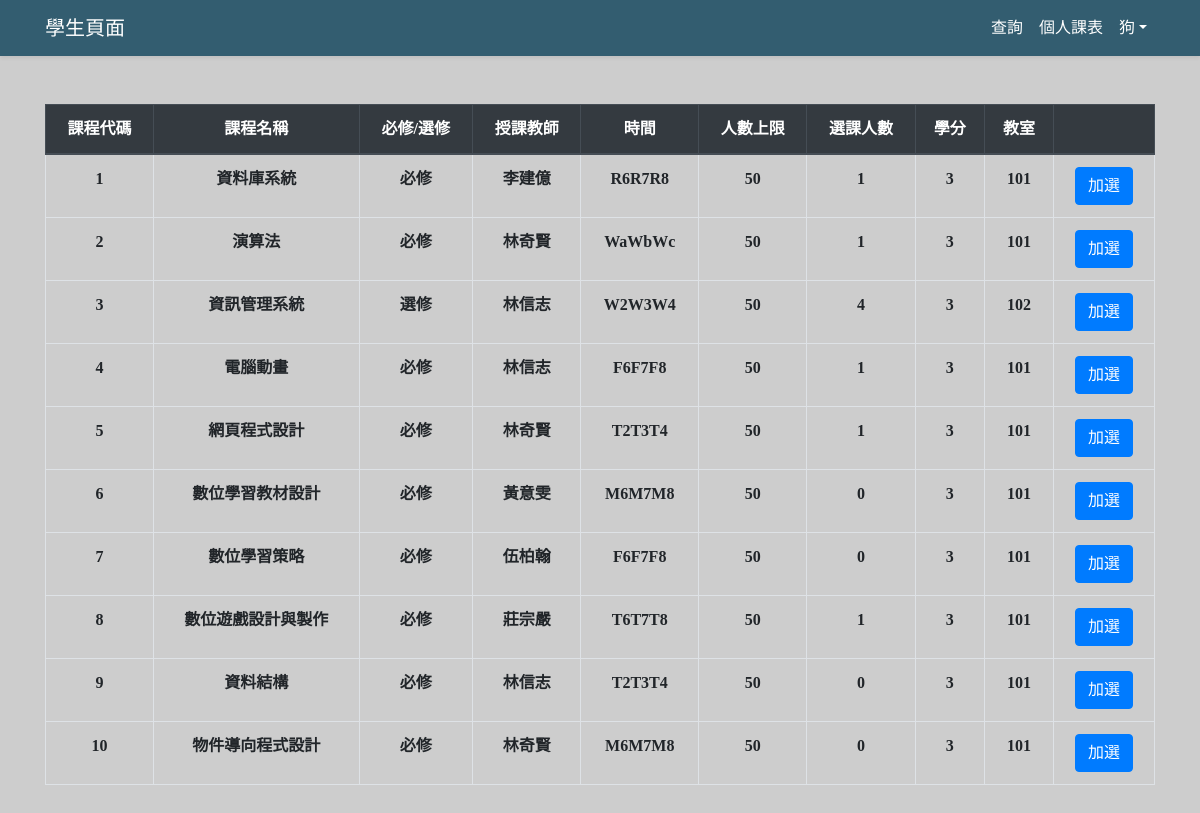
Page /student.php (signed in) on the committed database.
### tables this page shows
CREATE TABLE `course` (
  `course_id` int(20) NOT NULL,
  `course_name` varchar(30) NOT NULL,
  `course_teacher` int(20) NOT NULL,
  `classroom_id` varchar(20) NOT NULL,
  `course_max` int(10) NOT NULL,
  `course_people` int(10) NOT NULL,
  `course_credit` int(10) NOT NULL,
  `course_time` varchar(30) NOT NULL,
  `course_required` varchar(20) NOT NULL
);

CREATE TABLE `user` (
  `id` int(20) NOT NULL,
  `account` varchar(30) NOT NULL,
  `password` varchar(30) NOT NULL,
  `admin` varchar(10) NOT NULL,
  `name` varchar(30) NOT NULL
);

### connect.php (called while the page is built, shortened)
<?php
function execute($selectConnection,$inputSQL)
{
  $tempResult = mysqli_query($selectConnection, $inputSQL);
  return $tempResult;
}
?>

### student.php (the view, shortened to what this page needs)
<!DOCTYPE html>
<html>
    <head>
        <link rel="stylesheet" href="https://stackpath.bootstrapcdn.com/bootstrap/4.5.2/css/bootstrap.min.css">
<body>
    <div id="app">
        <nav class="navbar navbar-expand-md navbar-light shadow-sm" style="background: #335D70;">
            <div class="container">
                <a href="student.php" class="navbar-brand text-white">學生頁面</a>
                <div class="collapse navbar-collapse" id="navbarSupportedContent">
                    <ul class="navbar-nav ml-auto text">
                        <li class="nav-item">
                            <a class="nav-link text-white" href="student_search.php">查詢</a>
                        </li>
                        <li class="nav-item">
                            <a class="nav-link text-white" href="student_timetable.php">個人課表</a>
                        </li>
                        <li class="nav-item dropdown" id="logout">
                            <a id="navbarDropdown" class="nav-link dropdown-toggle text-white text" href="#" role="button" data-toggle="dropdown" aria-haspopup="true" aria-expanded="false" v-pre><?php echo $_SESSION['name'] ?></a>
                        </li>
                    </ul>
                </div>
            </div>
        </nav>
        <main class="py-4">
            <div class="container">
                <?php
                require_once("connect.php");
                $myQuery = "SELECT * FROM course JOIN user on course_teacher=user.id";
                $myConnection = connectDB("localhost","root","123456","a");
                $myResult = execute($myConnection,$myQuery);
                echo '<table class="table table-bordered mt-4">
                <thead class="thead-dark">
                    <tr class="text-center">
                        <th scope="col">課程代碼</th>
                        <th scope="col">課程名稱</th>
                        <th scope="col">必修/選修</th>
                        <th scope="col">授課教師</th>
                        <th scope="col">時間</th>
                        <th scope="col">人數上限</th>
                        <th scope="col">選課人數</th>
                        <th scope="col">學分</th>
                        <th scope="col">教室</th>
                        <th scope="col"></th>
                    </tr>
                </thead>';
                while($row = mysqli_fetch_array($myResult)){
                    echo '<tr class="text-center">';
                    echo '<th scope="col">'.$row['course_id'].'</th>';
                    echo '<th scope="col">'.$row['course_name'].'</th>';
                    echo '<th scope="col">'.$row['course_required'].'</th>';
                    echo '<th scope="col">'.$row['name'].'</th>';
                    echo '<th scope="col">'.$row['course_time'].'</th>';
                    echo '<th scope="col">'.$row['course_max'].'</th>';
                    echo '<th scope="col">'.$row['course_people'].'</th>';
                    echo '<th scope="col">'.$row['course_credit'].'</th>';
                    echo '<th scope="col">'.$row['classroom_id'].'</th>';
                    echo '<th scope="col"><a class="btn btn-primary" href="student_addcourse.php?course_id=';
                    echo $row['course_id'];
                    echo '">加選</a>';
                    echo '<tr>';
                }
            ?>
            </div>
        </main>
    </div>
</body>
</html>

### student.php (style rules this page uses)
body { background-color: #cdcdcd; font-family:微軟正黑體; }

### rows in the picture
course: course_id "1", course_name "資料庫系統", course_required "必修", course_teacher.name "李建億", course_time "R6R7R8", course_max "50", course_people "1", course_credit "3", classroom "101"
course: course_id "2", course_name "演算法", course_required "必修", course_teacher.name "林奇賢", course_time "WaWbWc", course_max "50", course_people "1", course_credit "3", classroom "101"
course: course_id "3", course_name "資訊管理系統", course_required "選修", course_teacher.name "林信志", course_time "W2W3W4", course_max "50", course_people "4", course_credit "3", classroom "102"
course: course_id "4", course_name "電腦動畫", course_required "必修", course_teacher.name "林信志", course_time "F6F7F8", course_max "50", course_people "1", course_credit "3", classroom "101"
course: course_id "5", course_name "網頁程式設計", course_required "必修", course_teacher.name "林奇賢", course_time "T2T3T4", course_max "50", course_people "1", course_credit "3", classroom "101"
course: course_id "6", course_name "數位學習教材設計", course_required "必修", course_teacher.name "黃意雯", course_time "M6M7M8", course_max "50", course_people "0", course_credit "3", classroom "101"
course: course_id "7", course_name "數位學習策略", course_required "必修", course_teacher.name "伍柏翰", course_time "F6F7F8", course_max "50", course_people "0", course_credit "3", classroom "101"
course: course_id "8", course_name "數位遊戲設計與製作", course_required "必修", course_teacher.name "莊宗嚴", course_time "T6T7T8", course_max "50", course_people "1", course_credit "3", classroom "101"
course: course_id "9", course_name "資料結構", course_required "必修", course_teacher.name "林信志", course_time "T2T3T4", course_max "50", course_people "0", course_credit "3", classroom "101"
course: course_id "10", course_name "物件導向程式設計", course_required "必修", course_teacher.name "林奇賢", course_time "M6M7M8", course_max "50", course_people "0", course_credit "3", classroom "101"

### other values in the picture
$_SESSION['name'] "狗"
